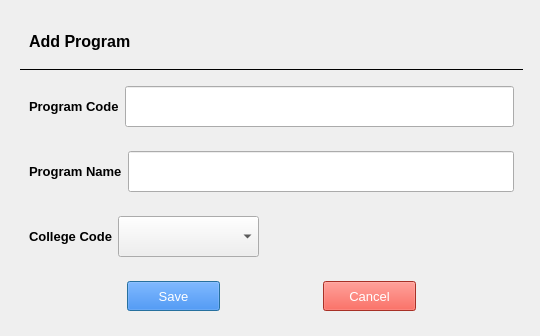
<?xml version="1.0" encoding="UTF-8"?>
<ui version="4.0">
 <class>Dialog</class>
 <widget class="QDialog" name="Dialog">
  <property name="geometry">
   <rect>
    <x>0</x>
    <y>0</y>
    <width>540</width>
    <height>336</height>
   </rect>
  </property>
  <property name="minimumSize">
   <size>
    <width>540</width>
    <height>336</height>
   </size>
  </property>
  <property name="windowTitle">
   <string>Dialog</string>
  </property>
  <layout class="QGridLayout" name="gridLayout_2">
   <item row="0" column="0">
    <widget class="QWidget" name="widget" native="true">
     <property name="minimumSize">
      <size>
       <width>521</width>
       <height>318</height>
      </size>
     </property>
     <layout class="QGridLayout" name="gridLayout">
      <item row="0" column="0">
       <widget class="QWidget" name="widget_2" native="true">
        <layout class="QHBoxLayout" name="horizontalLayout">
         <item>
          <widget class="QLabel" name="AddProgram_text">
           <property name="font">
            <font>
             <pointsize>12</pointsize>
             <weight>75</weight>
             <bold>true</bold>
            </font>
           </property>
           <property name="text">
            <string>Add Program</string>
           </property>
          </widget>
         </item>
         <item>
          <spacer name="AddProgram_spacer">
           <property name="orientation">
            <enum>Qt::Horizontal</enum>
           </property>
           <property name="sizeHint" stdset="0">
            <size>
             <width>344</width>
             <height>20</height>
            </size>
           </property>
          </spacer>
         </item>
        </layout>
       </widget>
      </item>
      <item row="1" column="0">
       <widget class="Line" name="line">
        <property name="frameShadow">
         <enum>QFrame::Plain</enum>
        </property>
        <property name="orientation">
         <enum>Qt::Horizontal</enum>
        </property>
       </widget>
      </item>
      <item row="2" column="0">
       <widget class="QWidget" name="widget_3" native="true">
        <layout class="QHBoxLayout" name="horizontalLayout_2">
         <item>
          <widget class="QLabel" name="ProgramCode_text">
           <property name="font">
            <font>
             <pointsize>10</pointsize>
             <weight>75</weight>
             <bold>true</bold>
            </font>
           </property>
           <property name="text">
            <string>Program Code</string>
           </property>
          </widget>
         </item>
         <item>
          <widget class="QLineEdit" name="ProgramCode_input">
           <property name="minimumSize">
            <size>
             <width>171</width>
             <height>41</height>
            </size>
           </property>
           <property name="font">
            <font>
             <pointsize>10</pointsize>
            </font>
           </property>
           <property name="text">
            <string/>
           </property>
           <property name="placeholderText">
            <string/>
           </property>
          </widget>
         </item>
        </layout>
       </widget>
      </item>
      <item row="3" column="0">
       <widget class="QWidget" name="widget_4" native="true">
        <layout class="QHBoxLayout" name="horizontalLayout_3">
         <item>
          <widget class="QLabel" name="ProgramName_text">
           <property name="font">
            <font>
             <pointsize>10</pointsize>
             <weight>75</weight>
             <bold>true</bold>
            </font>
           </property>
           <property name="text">
            <string>Program Name</string>
           </property>
          </widget>
         </item>
         <item>
          <widget class="QLineEdit" name="ProgramName_input">
           <property name="minimumSize">
            <size>
             <width>291</width>
             <height>41</height>
            </size>
           </property>
           <property name="font">
            <font>
             <pointsize>10</pointsize>
            </font>
           </property>
           <property name="text">
            <string/>
           </property>
           <property name="placeholderText">
            <string/>
           </property>
          </widget>
         </item>
        </layout>
       </widget>
      </item>
      <item row="4" column="0">
       <widget class="QWidget" name="widget_5" native="true">
        <layout class="QHBoxLayout" name="horizontalLayout_4">
         <item>
          <widget class="QLabel" name="CollegeCode_text">
           <property name="font">
            <font>
             <pointsize>10</pointsize>
             <weight>75</weight>
             <bold>true</bold>
            </font>
           </property>
           <property name="text">
            <string>College Code</string>
           </property>
          </widget>
         </item>
         <item>
          <widget class="QComboBox" name="college_code_input_comboBox">
           <property name="minimumSize">
            <size>
             <width>141</width>
             <height>41</height>
            </size>
           </property>
           <property name="font">
            <font>
             <pointsize>10</pointsize>
            </font>
           </property>
          </widget>
         </item>
         <item>
          <spacer name="horizontalSpacer">
           <property name="orientation">
            <enum>Qt::Horizontal</enum>
           </property>
           <property name="sizeHint" stdset="0">
            <size>
             <width>219</width>
             <height>20</height>
            </size>
           </property>
          </spacer>
         </item>
        </layout>
       </widget>
      </item>
      <item row="5" column="0">
       <widget class="QWidget" name="widget_6" native="true">
        <layout class="QHBoxLayout" name="horizontalLayout_5">
         <item>
          <spacer name="horizontalSpacer_2">
           <property name="orientation">
            <enum>Qt::Horizontal</enum>
           </property>
           <property name="sizeHint" stdset="0">
            <size>
             <width>89</width>
             <height>20</height>
            </size>
           </property>
          </spacer>
         </item>
         <item>
          <widget class="QPushButton" name="Save_button">
           <property name="minimumSize">
            <size>
             <width>93</width>
             <height>30</height>
            </size>
           </property>
           <property name="font">
            <font>
             <pointsize>10</pointsize>
            </font>
           </property>
           <property name="styleSheet">
            <string notr="true">
color: rgb(255, 255, 255);
background-color: rgb(26, 115, 232);</string>
           </property>
           <property name="text">
            <string>Save</string>
           </property>
           <property name="icon">
            <iconset resource="../../SSIS GUI/2_resource.qrc">
             <normaloff>:/icon/icons/save_24dp_FFFFFF_FILL0_wght400_GRAD0_opsz24.svg</normaloff>
             <normalon>:/icon/icons/save_24dp_1A73E8_FILL0_wght400_GRAD0_opsz24.svg</normalon>:/icon/icons/save_24dp_FFFFFF_FILL0_wght400_GRAD0_opsz24.svg</iconset>
           </property>
           <property name="iconSize">
            <size>
             <width>20</width>
             <height>20</height>
            </size>
           </property>
          </widget>
         </item>
         <item>
          <spacer name="horizontalSpacer_3">
           <property name="orientation">
            <enum>Qt::Horizontal</enum>
           </property>
           <property name="sizeHint" stdset="0">
            <size>
             <width>89</width>
             <height>20</height>
            </size>
           </property>
          </spacer>
         </item>
         <item>
          <widget class="QPushButton" name="Cancel_button">
           <property name="minimumSize">
            <size>
             <width>93</width>
             <height>30</height>
            </size>
           </property>
           <property name="font">
            <font>
             <pointsize>10</pointsize>
            </font>
           </property>
           <property name="styleSheet">
            <string notr="true">background-color: rgb(234, 67, 53);
color: rgb(255, 255, 255);</string>
           </property>
           <property name="text">
            <string>Cancel</string>
           </property>
           <property name="icon">
            <iconset resource="../../SSIS GUI/2_resource.qrc">
             <normaloff>:/icon/icons/cancel_24dp_FFFFFF_FILL0_wght400_GRAD0_opsz24.svg</normaloff>
             <normalon>:/icon/icons/cancel_24dp_EA3323_FILL0_wght400_GRAD0_opsz24.svg</normalon>:/icon/icons/cancel_24dp_FFFFFF_FILL0_wght400_GRAD0_opsz24.svg</iconset>
           </property>
           <property name="iconSize">
            <size>
             <width>20</width>
             <height>20</height>
            </size>
           </property>
          </widget>
         </item>
         <item>
          <spacer name="horizontalSpacer_4">
           <property name="orientation">
            <enum>Qt::Horizontal</enum>
           </property>
           <property name="sizeHint" stdset="0">
            <size>
             <width>40</width>
             <height>20</height>
            </size>
           </property>
          </spacer>
         </item>
        </layout>
       </widget>
      </item>
     </layout>
    </widget>
   </item>
  </layout>
 </widget>
 <resources>
  <include location="../../SSIS GUI/2_resource.qrc"/>
 </resources>
 <connections/>
</ui>
